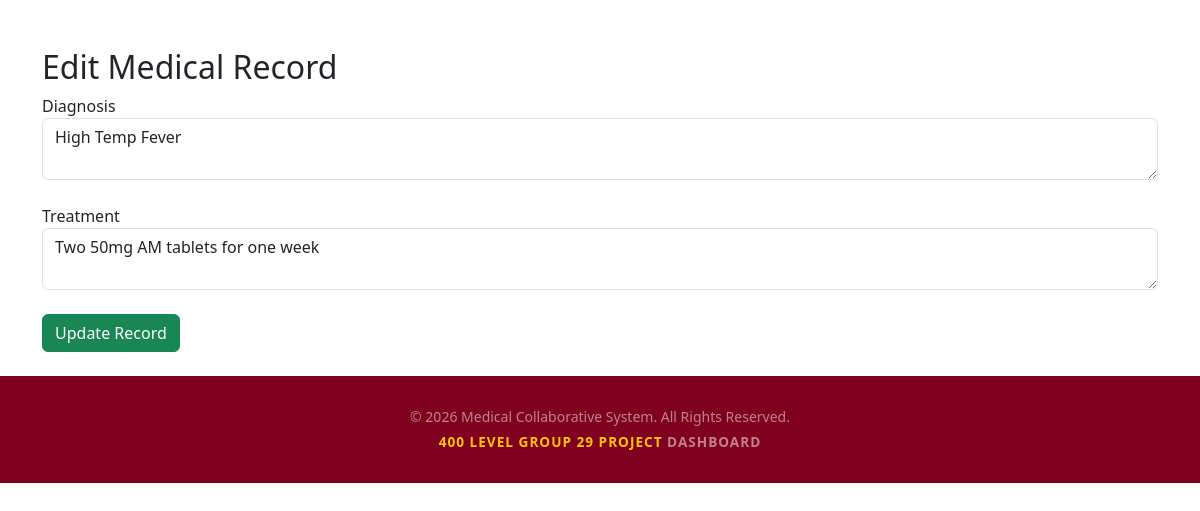
The page /medical_records/edit_record.php?id=1 (signed in) on the database its author committed.
### tables this page shows
CREATE TABLE `medical_records` (
  `record_id` int(11) NOT NULL,
  `patient_id` int(11) DEFAULT NULL,
  `diagnosis` text DEFAULT NULL,
  `treatment` text DEFAULT NULL,
  `date_created` timestamp NOT NULL DEFAULT current_timestamp()
);

### medical_records/edit_record.php (the view, shortened to what this page needs)
<?php
require_once("../db_connect.php");
$id = $_GET['id'];
$query =
"SELECT * FROM medical_records
WHERE record_id='$id'";
$result = mysqli_query($conn,$query);
$row = mysqli_fetch_assoc($result);
?>
<!DOCTYPE html>
<html>
<head>
<link href=
"https://cdn.jsdelivr.net/npm/bootstrap@5.3.0/dist/css/bootstrap.min.css"
rel="stylesheet">
</head>
<body>
<div class="container mt-5">
<h2>Edit Medical Record</h2>
<form method="POST">
<label>Diagnosis</label>
<textarea
name="diagnosis"
class="form-control"
required><?php echo $row['diagnosis']; ?></textarea>
<br>
<label>Treatment</label>
<textarea
name="treatment"
class="form-control"
required><?php echo $row['treatment']; ?></textarea>
<br>
<button
name="update"
class="btn btn-success">
Update Record
</button>
</form>
</div>
<br>
<footer>
        <div class="container">
            <p class="mb-0 text-white-50 small">&copy; <?php echo date("Y"); ?> Medical Collaborative System. All Rights Reserved.</p>
            <li class="list-inline-item"><div class="project-subtitle"> 400 Level Group 29 Project
                        <a href="/medical_collab_system/dashboard.php" class="text-white-50 text-decoration-none text-hover-gold">Dashboard</a>
                    </div></li>
        </div>
    </footer>
</body>
</html>

### medical_records/edit_record.php (style rules this page uses)
footer { background: #800020; color: #ffffff; padding: 30px 15px; text-align: center; margin-top: auto; }
footer .project-subtitle { color: #ffc107; font-weight: 600; font-size: 0.85rem; letter-spacing: 1px; text-transform: uppercase; margin-top: 5px; }

### rows shown on the page
medical_records: diagnosis "High Temp Fever", treatment "Two 50mg AM tablets for one week"
